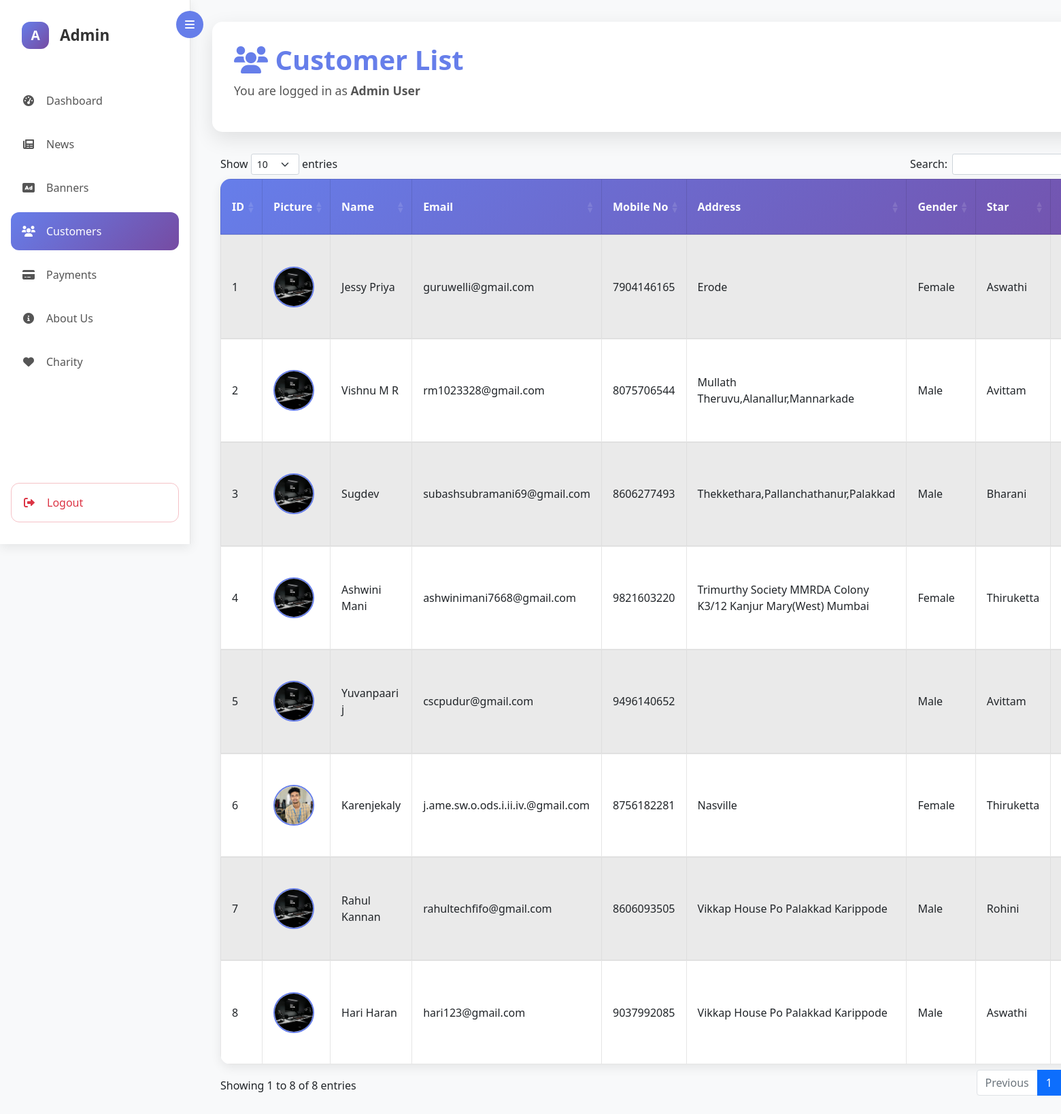
Page /customers/ (signed in) on the committed database.
### accounts/models.py (models this page shows, shortened)
class Customer(models.Model):
    user = models.OneToOneField(User, related_name="customer_profile", on_delete=models.CASCADE, blank=True, null=True)
    CASTE_CHOICES = (
        ("Mudaliar", "Mudaliar"),
        ("Chetty", "Chetty"),
        ("Devanga", "Devanga"),
        ("Ezhavas_Thiyas", "Ezhavas & Thiyas"),
        ("Thandan", "Thandan"),
    )
    MARITAL_STATUS_CHOICES = (
        ("Single", "Single"),
        ("Divorced", "Divorced"),
    )
    STAR_CHOICES = (
        ("Aswathi", "Aswathi"),
        ("Bharani", "Bharani"),
        ("Karthika", "Karthika"),
        ("Rohini", "Rohini"),
        ("Makayiram", "Makayiram"),
        ("Thiruvathira", "Thiruvathira"),
        ("Punartham", "Punartham"),
        ("Pooyam", "Pooyam"),
        ("Aayilyam", "Aayilyam"),
        ("Makam", "Makam"),
        ("Pooram", "Pooram"),
        ("Uthram", "Uthram"),
        ("Atham", "Atham"),
        ("Chittira", "Chittira"),
        ("Chothi", "Chothi"),
        ("Vishakam", "Vishakam"),
        ("Anizham", "Anizham"),
        ("Thiruketta", "Thiruketta"),
        ("Moolam", "Moolam"),
        ("Pooradam", "Pooradam"),
        ("Uthradam", "Uthradam"),
        ("Thiruvonam", "Thiruvonam"),
        ("Avittam", "Avittam"),
        ("Chathayam", "Chathayam"),
        ("Pooruruttathi", "Pooruruttathi"),
        ("Uthrattathi", "Uthrattathi"),
        ("Revathi", "Revathi"),
    )
    father_name = models.CharField(max_length=256, blank=True, null=True)
    age = models.IntegerField(blank=True, null=True)
    gender = models.CharField(max_length=256, blank=True, null=True)
    contact_no = models.CharField(max_length=10, blank=True, null=True)
    description = models.CharField(max_length=256, blank=True, null=True)
    profile_image = models.ImageField(upload_to="profile_images/", null=True, blank=True)
    id_proof = models.CharField(max_length=256, blank=True, null=True)
    address = models.CharField(max_length=300, blank=True, null=True)
    star = models.CharField(max_length=50, choices=STAR_CHOICES, blank=True, null=True)
    married_sisters = models.CharField(max_length=250, blank=True, null=True)
    married_brothers = models.CharField(max_length=250, blank=True, null=True)
    no_sisters = models.CharField(max_length=250, blank=True, null=True)
    no_brothers = models.CharField(max_length=250, blank=True, null=True)
    mother_job = models.CharField(max_length=250, blank=True, null=True)
    father_job = models.CharField(max_length=250, blank=True, null=True)
    mother_name = models.CharField(max_length=250, blank=True, null=True)
    landline_no = models.IntegerField(blank=True, null=True)
    year = models.CharField(max_length=250, blank=True, null=True)
    school = models.CharField(max_length=250, blank=True, null=True)
    education = models.CharField(max_length=250, blank=True, null=True)
    income = models.CharField(max_length=250, blank=True, null=True)
    job_city = models.CharField(max_length=250, blank=True, null=True)
    job_department = models.CharField(max_length=250, blank=True, null=True)
    company = models.CharField(max_length=250, blank=True, null=True)
    job = models.CharField(max_length=250, blank=True, null=True)
    caste = models.CharField(max_length=250, choices=CASTE_CHOICES, blank=True, null=True)
    marital_status = models.CharField(max_length=50, choices=MARITAL_STATUS_CHOICES, blank=True, null=True)
    physical_condition = models.CharField(max_length=250, blank=True, null=True)
    weight = models.CharField(max_length=250, blank=True, null=True)
    complexion = models.CharField(max_length=250, blank=True, null=True)
    height = models.CharField(max_length=250, blank=True, null=True)
    time_birth = models.CharField(max_length=250, blank=True, null=True)
    place_birth = models.CharField(max_length=250, blank=True, null=True)
    dob = models.CharField(max_length=250, blank=True, null=True)
    district = models.CharField(max_length=250, blank=True, null=True)
    city = models.CharField(max_length=250, blank=True, null=True)
    post = models.CharField(max_length=250, blank=True, null=True)
    pin_code = models.CharField(max_length=250, blank=True, null=True)
    street = models.CharField(max_length=250, blank=True, null=True)
    house_name = models.CharField(max_length=250, blank=True, null=True)
    STATUS_CHOICES = (
        (0, "Pending"),
        (1, "Approved"),
    )
    status = models.IntegerField(choices=STATUS_CHOICES, default=0)
    is_active= models.BooleanField(default=True)
    created = models.DateTimeField(auto_now_add=True, blank=True, null=True)
    updated = models.DateTimeField(auto_now=True, blank=True, null=True)
    dosham = models.CharField(max_length=50, blank=True, null=True)

class User(AbstractUser):
    is_superadmin = models.BooleanField(default=False)
    is_customer = models.BooleanField(default=False)

### accounts/views.py (the view)
# urls.py: path('customers/', views.customer_list, name='customer-list'),
@login_required
def customer_list(request):
    customers = Customer.objects.select_related('user').all()  # fetch related user
    return render(request, 'super_admin/customers.html', {'customers': customers})

### templates/super_admin/customers.html (shortened to what this page needs)
<!DOCTYPE html>
<html lang="en">
<head>
    <link href="https://cdn.jsdelivr.net/npm/bootstrap@5.1.3/dist/css/bootstrap.min.css" rel="stylesheet">
    <link href="https://cdnjs.cloudflare.com/ajax/libs/font-awesome/6.0.0/css/all.min.css" rel="stylesheet">
    <link rel="stylesheet" href="https://cdn.datatables.net/1.13.5/css/dataTables.bootstrap5.min.css">
</head>
<body>
    <div class="dashboard-container">
        <aside class="sidebar" id="sidebar">
            <button class="toggle-btn" onclick="toggleSidebar()">
                <span id="toggle-icon"><i class="fas fa-bars"></i></span>
            </button>
            <div class="sidebar-header">
                <div class="logo">A</div>
                <span class="logo-text">Admin</span>
            </div>
            <nav role="navigation">
                <ul class="nav-menu">
                    <li class="nav-item">
                        <a href="/super-admin/dashboard/" class="nav-link" onclick="setActive(this)">
                            <span class="nav-icon"><i class="fas fa-tachometer-alt"></i></span>
                            <span class="nav-text">Dashboard</span>
                        </a>
                    </li>
                    <li class="nav-item">
                        <a href="/news/" class="nav-link" onclick="setActive(this)">
                            <span class="nav-icon"><i class="fas fa-newspaper"></i></span>
                            <span class="nav-text">News</span>
                        </a>
                    </li>
                    <li class="nav-item">
                        <a href="/banners/" class="nav-link" onclick="setActive(this)">
                            <span class="nav-icon"><i class="fas fa-ad"></i></span>
                            <span class="nav-text">Banners</span>
                        </a>
                    </li>
                    <li class="nav-item">
                        <a href="/customers/" class="nav-link active" onclick="setActive(this)">
                            <span class="nav-icon"><i class="fas fa-users"></i></span>
                            <span class="nav-text">Customers</span>
                        </a>
                    </li>
                    <li class="nav-item">
                        <a href="/payments/" class="nav-link" onclick="setActive(this)">
                            <span class="nav-icon"><i class="fas fa-credit-card"></i></span>
                            <span class="nav-text">Payments</span>
                        </a>
                    </li>
                    <li class="nav-item">
                        <a href="/about-us/" class="nav-link" onclick="setActive(this)">
                            <span class="nav-icon"><i class="fas fa-info-circle"></i></span>
                            <span class="nav-text">About Us</span>
                        </a>
                    </li>
                    <li class="nav-item">
                        <a href="/admin-charity/" class="nav-link" onclick="setActive(this)">
                            <span class="nav-icon"><i class="fas fa-heart"></i></span>
                            <span class="nav-text">Charity</span>
                        </a>
                    </li>
                </ul>
            </nav>
            <div class="logout-section">
                <a href="/admin-logout/" class="logout-link" onclick="confirmLogout(event)">
                    <span class="nav-icon"><i class="fas fa-sign-out-alt"></i></span>
                    <span class="nav-text">Logout</span>
                </a>
            </div>
        </aside>
        <main class="main-content">
            <div class="header">
                <h1><i class="fas fa-users"></i> Customer List</h1>
                <p>You are logged in as <strong>Admin User</strong></p>
            </div>
            <div class="container mt-4">
                <table id="customerTable" class="table table-striped table-bordered">
                    <thead>
                        <tr>
                            <th>ID</th>
                            <th>Picture</th>
                            <th>Name</th>
                            <th>Email</th>
                            <th>Mobile No</th>
                            <th>Address</th>
                            <th>Gender</th>
                            <th>Star</th>
                            <th>Marital Status</th>
                        </tr>
                    </thead>
                    <tbody>
                        {% for customer in customers %}
                        <tr>
                            <td>{{ customer.id_proof }}</td>
                            <td>
                                {% if customer.profile_image %}
                                <img src="{{ customer.profile_image.url }}" alt="{{ customer.user.get_full_name }}"
                                    style="width: 60px; height: 60px; object-fit: cover; border-radius: 50%;">
                                {% else %}
                                No Image
                                {% endif %}
                            </td>
                            <td>{{ customer.user.get_full_name }}</td>
                            <td>{{ customer.user.email }}</td>
                            <td>{{ customer.contact_no }}</td>
                            <td>{{ customer.address }}</td>
                            <td>{{ customer.gender }}</td>
                            <td>{{ customer.star }}</td>
                            <td>{{ customer.marital_status }}</td>
                        </tr>
                        {% endfor %}
                    </tbody>
                </table>
            </div>
        </main>
    </div>
</body>
</html>

### templates/super_admin/customers.html (style rules this page uses)
body { background: #f8f9fa; font-family: 'Segoe UI', Tahoma, Geneva, Verdana, sans-serif; min-height: 100vh; overflow-x: hidden; }
.dashboard-container { display: flex; min-height: 100vh; }
.sidebar { width: 280px; background: white; border-right: 1px solid rgba(0, 0, 0, 0.1); padding: 2rem 0; position: fixed; height: 100vh; z-index: 1000; transition: all 0.3s ease; box-shadow: 0 5px 15px rgba(0, 0, 0, 0.08); }
.sidebar-header { padding: 0 2rem; margin-bottom: 3rem; display: flex; align-items: center; gap: 1rem; }
.logo { width: 40px; height: 40px; background: linear-gradient(135deg, #667eea 0%, #764ba2 100%); border-radius: 12px; display: flex; align-items: center; justify-content: center; color: white; font-weight: bold; font-size: 1.2rem; }
.logo-text { color: #333; font-size: 1.4rem; font-weight: 600; transition: opacity 0.3s ease; }
.nav-menu { list-style: none; padding: 0 1rem; }
.nav-item { margin-bottom: 0.5rem; }
.nav-link { display: flex; align-items: center; gap: 1rem; padding: 1rem; color: #555; text-decoration: none; border-radius: 12px; transition: all 0.3s ease; }
.nav-link.active { background: linear-gradient(135deg, #667eea 0%, #764ba2 100%); color: white; }
.nav-icon { width: 20px; height: 20px; display: flex; align-items: center; justify-content: center; }
.nav-text { transition: opacity 0.3s ease; }
.logout-section { position: absolute; bottom: 2rem; left: 1rem; right: 1rem; }
.logout-link { display: flex; align-items: center; gap: 1rem; padding: 1rem; color: #dc3545; text-decoration: none; border-radius: 12px; transition: all 0.3s ease; border: 1px solid rgba(220, 53, 69, 0.3); }
.main-content { flex: 1; margin-left: 280px; padding: 2rem; transition: margin-left 0.3s ease; }
.header { background: white; border-radius: 15px; padding: 2rem; margin-bottom: 2rem; box-shadow: 0 10px 30px rgba(0, 0, 0, 0.1); }
.header h1 { color: #667eea; font-size: 2.5rem; font-weight: 700; margin-bottom: 0.5rem; }
.header p { color: #555; font-size: 1.1rem; }
.table { background: white; border-radius: 15px; box-shadow: 0 5px 15px rgba(0, 0, 0, 0.08); overflow: hidden; }
.table thead { background: linear-gradient(135deg, #667eea 0%, #764ba2 100%); color: white; }
.table th, .table td { padding: 1rem; vertical-align: middle; }
.table-striped tbody tr:nth-of-type(odd) { background-color: rgba(0, 0, 0, 0.03); }
.table-bordered th, .table-bordered td { border: 1px solid rgba(0, 0, 0, 0.1); }
.table img { width: 60px; height: 60px; object-fit: cover; border-radius: 50%; border: 2px solid #667eea; }
.toggle-btn { position: absolute; top: 1rem; right: -20px; width: 40px; height: 40px; background: #667eea; border: none; border-radius: 50%; color: white; cursor: pointer; display: flex; align-items: center; justify-content: center; transition: all 0.3s ease; z-index: 1001; }

### rows in the picture
Customer: id_proof "1", profile_image (picture), user.get_full_name "Jessy Priya", user.email "guruwelli@gmail.com", contact_no "7904146165", address "Erode", gender "Female", star "Aswathi"
Customer: id_proof "2", profile_image (picture), user.get_full_name "Vishnu M R", user.email "rm1023328@gmail.com", contact_no "8075706544", address "Mullath Theruvu,Alanallur,Mannarkade", gender "Male", star "Avittam"
Customer: id_proof "3", profile_image (picture), user.get_full_name "Sugdev", user.email "subashsubramani69@gmail.com", contact_no "8606277493", address "Thekkethara,Pallanchathanur,Palakkad", gender "Male", star "Bharani"
Customer: id_proof "4", profile_image (picture), user.get_full_name "Ashwini Mani", user.email "ashwinimani7668@gmail.com", contact_no "9821603220", address "Trimurthy Society MMRDA Colony K3/12 Kanjur Mary(West) Mumbai", gender "Female", star "Thiruketta"
Customer: id_proof "5", profile_image (picture), user.get_full_name "Yuvanpaari j", user.email "cscpudur@gmail.com", contact_no "9496140652", gender "Male", star "Avittam"
Customer: id_proof "6", profile_image (picture), user.get_full_name "Karenjekaly", user.email "j.ame.sw.o.ods.i.ii.iv.@gmail.com", contact_no "8756182281", address "Nasville", gender "Female", star "Thiruketta"
Customer: id_proof "7", profile_image (picture), user.get_full_name "Rahul Kannan", user.email "rahultechfifo@gmail.com", contact_no "8606093505", address "Vikkap House Po Palakkad Karippode", gender "Male", star "Rohini"
Customer: id_proof "8", profile_image (picture), user.get_full_name "Hari Haran", user.email "hari123@gmail.com", contact_no "9037992085", address "Vikkap House Po Palakkad Karippode", gender "Male", star "Aswathi"
